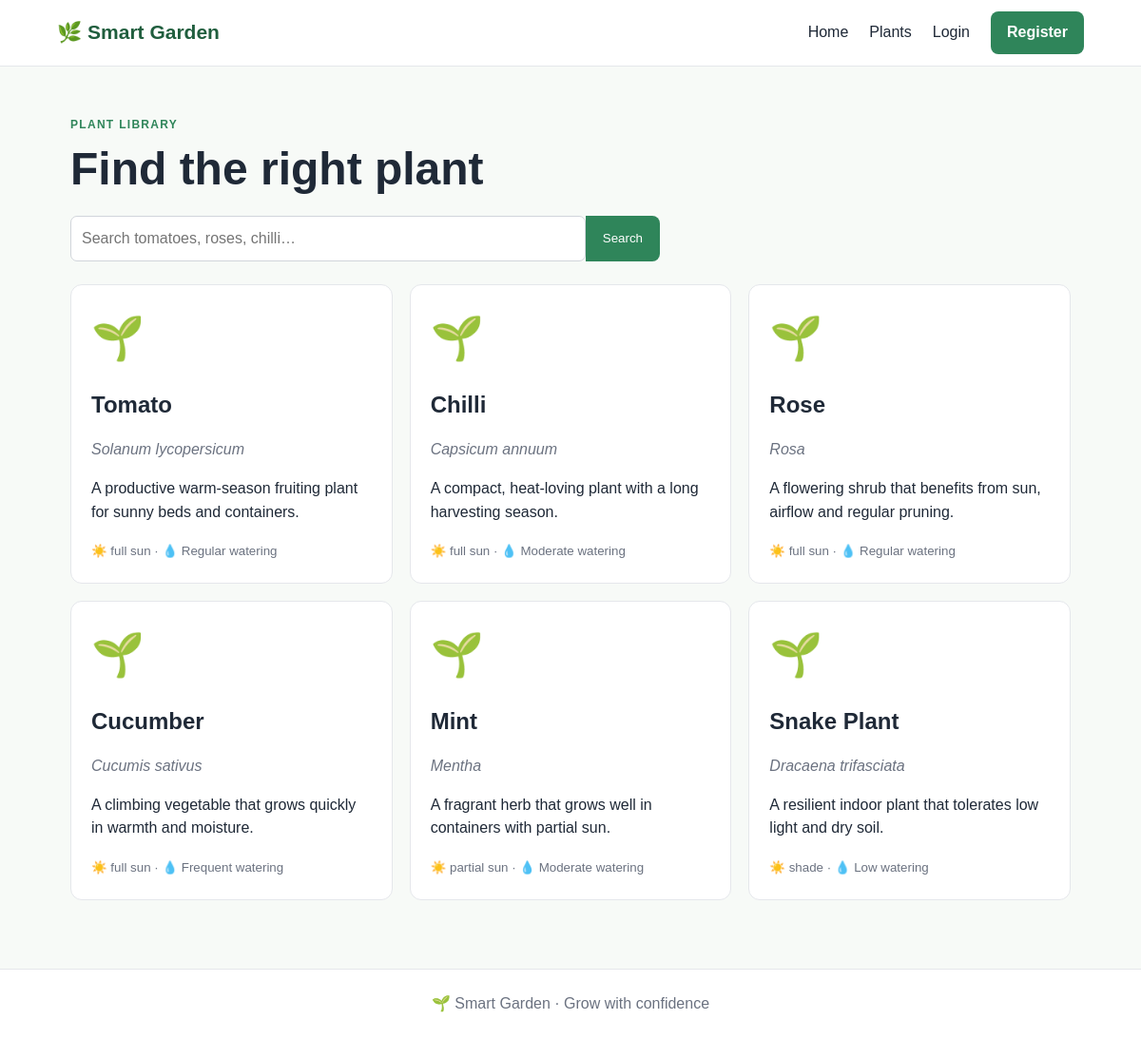
The page /plants/ on the database its author committed.
### garden/models.py (models this page shows, shortened)
class Plant(models.Model):
    name = models.CharField(max_length=150)
    scientific_name = models.CharField(max_length=200, blank=True)
    description = models.TextField()
    plant_type = models.CharField(max_length=100)
    suitable_soil = models.CharField(max_length=100)
    sunlight_requirement = models.CharField(max_length=100)
    water_requirement = models.CharField(max_length=100)
    suitable_season = models.CharField(max_length=100)
    temperature_min = models.FloatField(default=18)
    temperature_max = models.FloatField(default=35)

### garden/views.py (the view)
# urls.py: path('plants/', views.plants, name='plants'), path('my-plants/add/', views.plant_add, name='plant_add'), path('recommendations/', views.recommendations, name='recommendations'),
def plants(request):
    q=request.GET.get('q',''); items=Plant.objects.filter(Q(name__icontains=q)|Q(plant_type__icontains=q)) if q else Plant.objects.all()
    return render(request,'plants.html',{'plants':items,'q':q})

### garden/context_processors.py (called while the page is built, shortened)
def admin_metrics(request):
    if not request.path.startswith('/admin/'):
        return {}

### templates/plants.html
{% extends 'base.html' %}{% block content %}<span class="eyebrow">PLANT LIBRARY</span><h1>Find the right plant</h1><form class="search"><input name="q" value="{{ q }}" placeholder="Search tomatoes, roses, chilli…"><button>Search</button></form><div class="grid">{% for plant in plants %}<article class="card plant"><div>🌱</div><h2>{{ plant.name }}</h2><i>{{ plant.scientific_name }}</i><p>{{ plant.description|truncatechars:100 }}</p><small>☀️ {{ plant.sunlight_requirement }} · 💧 {{ plant.water_requirement }}</small></article>{% empty %}<p>No plants found. Ask an administrator to add entries in the Django admin.</p>{% endfor %}</div>{% endblock %}

### templates/base.html
{% load static %}<!doctype html><html lang="en"><head><meta charset="utf-8"><meta name="viewport" content="width=device-width,initial-scale=1"><title>{% block title %}Smart Garden{% endblock %}</title><link rel="stylesheet" href="{% static 'css/style.css' %}"><link rel="stylesheet" href="{% static 'css/manager.css' %}"></head><body><header><a class="brand" href="/">🌿 Smart Garden</a><button class="menu" onclick="document.querySelector('nav').classList.toggle('open')">☰</button><nav><a href="/">Home</a><a href="/plants/">Plants</a>{% if user.is_authenticated %}<a href="/dashboard/">Dashboard</a><a href="/gardens/">My Gardens</a><a href="/tasks/">Tasks</a><a href="/assistant/">Assistant</a>{% if user.is_staff %}<a href="/admin/">Admin Panel</a><a href="/garden-manager/">Garden Manager</a>{% endif %}<a href="/logout/">Logout</a>{% else %}<a href="/login/">Login</a><a class="pill" href="/register/">Register</a>{% endif %}</nav></header><main>{% block content %}{% endblock %}</main><footer>🌱 Smart Garden · Grow with confidence</footer></body></html>

### static/css/style.css (style rules this page uses)
:root { --primary:#2f855a;--dark:#205e3e;--bg:#f7faf7;--surface:#fff;--text:#1f2937;--muted:#6b7280;--border:#e5e7eb }
* { box-sizing:border-box }
body { margin:0;background:var(--bg);font:16px/1.55 Arial,sans-serif;color:var(--text) }
header { height:70px;padding:0 max(5vw,24px);background:#fff;display:flex;align-items:center;justify-content:space-between;border-bottom:1px solid var(--border) }
.brand { font-size:21px;font-weight:800;color:var(--dark);text-decoration:none }
nav { display:flex;gap:22px;align-items:center }
a { color:var(--primary);text-decoration:none }
nav a { color:var(--text) }
.pill,.btn { background:var(--primary);color:white!important;border:0;border-radius:8px;padding:10px 17px;font-weight:bold;cursor:pointer;display:inline-block }
main { max-width:1100px;margin:auto;padding:48px 24px;min-height:calc(100vh - 130px) }
h1 { font-size:clamp(30px,5vw,48px);line-height:1.1;margin:9px 0 14px }
h2 { line-height:1.25 }
.eyebrow { font-size:12px;font-weight:bold;letter-spacing:1.3px;color:var(--primary) }
.grid { display:grid;grid-template-columns:repeat(3,1fr);gap:18px;margin:24px 0 }
.card,.empty { background:#fff;border:1px solid var(--border);border-radius:12px;padding:21px }
.form-card input,.form-card select,.form-card textarea,.chat input,.search input { padding:11px;border:1px solid #d1d5db;border-radius:7px;font:inherit;width:100% }
.search { display:flex;max-width:620px;margin:22px 0 }
.search button { background:var(--primary);color:#fff;border:0;padding:0 18px;border-radius:0 8px 8px 0 }
.plant>div { font-size:45px }
.plant i,small { color:var(--muted) }
footer { text-align:center;padding:24px;color:var(--muted);border-top:1px solid var(--border);background:#fff }

### rows shown on the page
Plant: name "Tomato", scientific_name "Solanum lycopersicum", description "A productive warm-season fruiting plant for sunny beds and containers.", sunlight_requirement "full sun", water_requirement "Regular watering"
Plant: name "Chilli", scientific_name "Capsicum annuum", description "A compact, heat-loving plant with a long harvesting season.", sunlight_requirement "full sun", water_requirement "Moderate watering"
Plant: name "Rose", scientific_name "Rosa", description "A flowering shrub that benefits from sun, airflow and regular pruning.", sunlight_requirement "full sun", water_requirement "Regular watering"
Plant: name "Cucumber", scientific_name "Cucumis sativus", description "A climbing vegetable that grows quickly in warmth and moisture.", sunlight_requirement "full sun", water_requirement "Frequent watering"
Plant: name "Mint", scientific_name "Mentha", description "A fragrant herb that grows well in containers with partial sun.", sunlight_requirement "partial sun", water_requirement "Moderate watering"
Plant: name "Snake Plant", scientific_name "Dracaena trifasciata", description "A resilient indoor plant that tolerates low light and dry soil.", sunlight_requirement "shade", water_requirement "Low watering"
